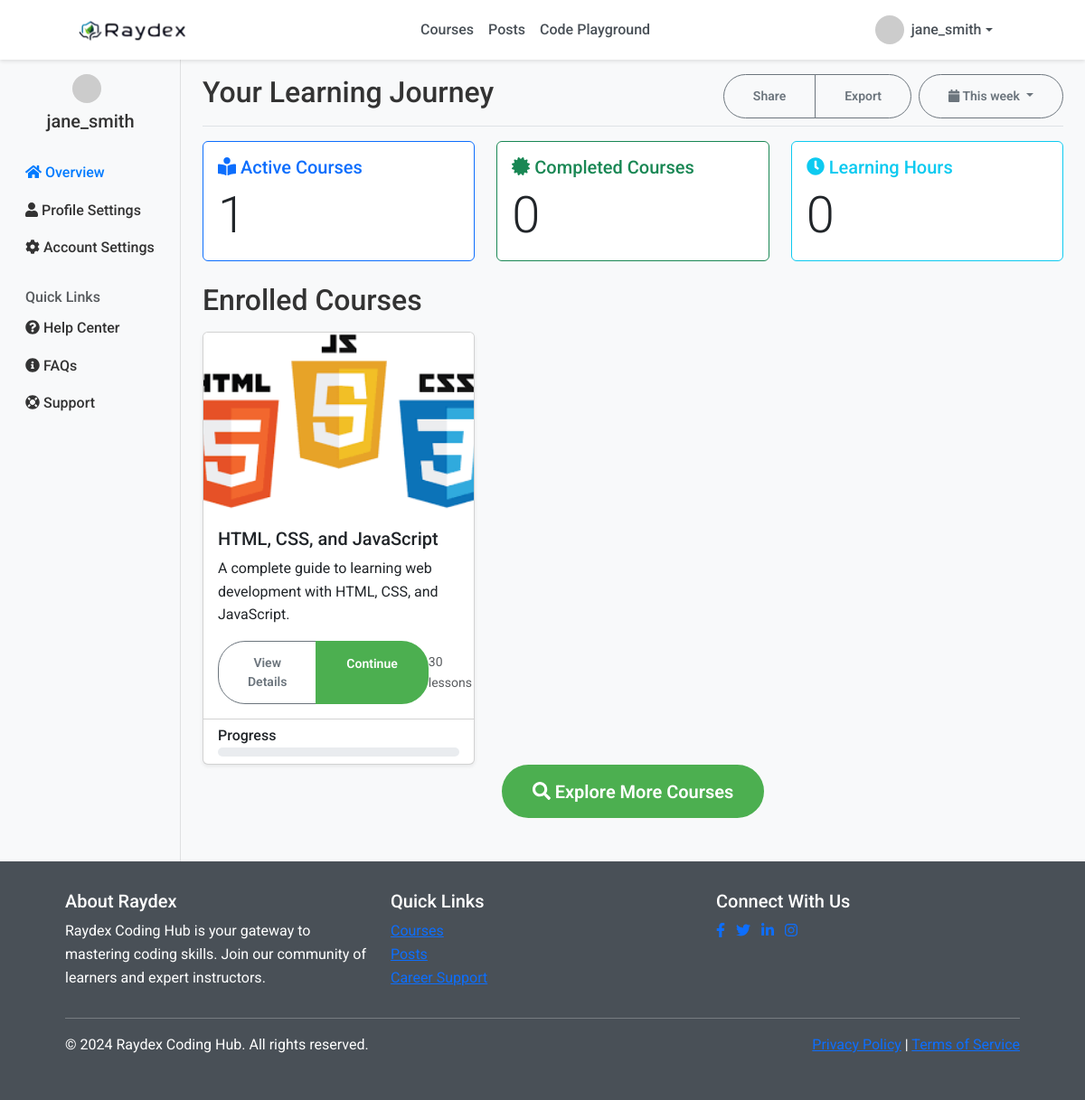
Page /dashboard (signed in) on the committed database.
### app.py (models this page shows, shortened)
class User(db.Model, UserMixin):
    id = db.Column(db.Integer, primary_key=True)
    username = db.Column(db.String(20), unique=True, nullable=False)
    email = db.Column(db.String(120), unique=True, nullable=False)
    password = db.Column(db.String(60), nullable=False)
    enrollments = db.relationship('Enrollment', backref='user', lazy=True)
    posts = db.relationship('Post', backref='author', lazy=True)
    comments = db.relationship('Comment', backref='author', lazy=True)
    progress = db.relationship('Progress', backref='user', lazy=True)
    is_admin = db.Column(db.Boolean, default=False)

class Course(db.Model):
    id = db.Column(db.Integer, primary_key=True)
    title = db.Column(db.String(100), nullable=False)
    description = db.Column(db.Text, nullable=False)
    price = db.Column(db.Float, nullable=False)
    image = db.Column(db.String(20), nullable=False, default='default.jpg')
    enrollments = db.relationship('Enrollment', backref='course', lazy=True)
    lessons = db.relationship('Lesson', backref='course', lazy=True)

### app.py (the view)
@app.route('/dashboard')
@login_required
def student_dashboard():
    enrollments = Enrollment.query.filter_by(user_id=current_user.id).all()
    enrolled_course_ids = [enrollment.course_id for enrollment in enrollments]
    courses = Course.query.filter(Course.id.in_(enrolled_course_ids)).all()
    completed_lessons_count = {}
    lessons_count = {}
    total_learning_hours = 0
    completed_courses_count = 0
    for course in courses:
        lessons = Lesson.query.filter_by(course_id=course.id).all()
        lessons_count[course.id] = len(lessons)
        completed_lessons = Progress.query.filter_by(user_id=current_user.id).filter(Progress.lesson_id.in_([lesson.id for lesson in lessons])).all()
        completed_lessons_count[course.id] = len(completed_lessons)
        total_learning_hours += completed_lessons_count[course.id]
        if completed_lessons_count[course.id] == lessons_count[course.id]:
            completed_courses_count += 1
    completed_lessons_ids = {course.id: [progress.lesson_id for progress in completed_lessons] for course in courses}
    return render_template('student_dashboard.html',
                           courses=courses,
                           completed_lessons_count=completed_lessons_count,
                           lessons_count=lessons_count,
                           completed_lessons_ids=completed_lessons_ids,
                           total_learning_hours=total_learning_hours,
                           completed_courses_count=completed_courses_count)

### app.py (called while the page is built)
@login_manager.user_loader
def load_user(user_id):
    return User.query.get(int(user_id))

### templates/student_dashboard.html (shortened to what this page needs)
{% extends "base.html" %}  {% block content %}
<div class="container-fluid">
  <div class="row">
    <nav
      id="sidebar"
      class="col-md-3 col-lg-2 d-md-block bg-light sidebar collapse"
    >
      <div class="position-sticky pt-3">
        <div class="text-center mb-4">
          <img
            src="https://ui-avatars.com/api/?name={{ current_user.username }}&background=2ecc71&color=fff"
            alt="Profile"
            class="rounded-circle me-2"
            style="width: 32px; height: 32px"
          />
          <h5 class="mt-2">{{ current_user.username }}</h5>
        </div>
        <ul class="nav flex-column">
          <li class="nav-item">
            <a class="nav-link active" href="#">
              <i class="fas fa-home"></i> Overview
            </a>
          </li>
          <li class="nav-item">
            <a class="nav-link" href="/profile">
              <i class="fas fa-user"></i> Profile Settings
            </a>
          </li>
          <li class="nav-item">
            <a class="nav-link" href="/account_settings">
              <i class="fas fa-cog"></i> Account Settings
            </a>
          </li>
        </ul>
        <h6
          class="sidebar-heading d-flex justify-content-between align-items-center px-3 mt-4 mb-1 text-muted"
        >
          <span>Quick Links</span>
        </h6>
        <ul class="nav flex-column mb-2">
          <li class="nav-item">
            <a class="nav-link" href="#">
              <i class="fas fa-question-circle"></i> Help Center
            </a>
          </li>
          <li class="nav-item">
            <a class="nav-link" href="{{ url_for('faq')}}">
              <i class="fas fa-info-circle"></i> FAQs
            </a>
          </li>
          <li class="nav-item">
            <a class="nav-link" href="">
              <i class="fas fa-life-ring"></i> Support
            </a>
          </li>
        </ul>
      </div>
    </nav>
    <main class="col-md-9 ms-sm-auto col-lg-10 px-md-4">
      <div
        class="d-flex justify-content-between flex-wrap flex-md-nowrap align-items-center pt-3 pb-2 mb-3 border-bottom"
      >
        <h1 class="h2">Your Learning Journey</h1>
        <div class="btn-toolbar mb-2 mb-md-0">
          <div class="btn-group me-2">
            <button type="button" class="btn btn-sm btn-outline-secondary">
              Share
            </button>
            <button type="button" class="btn btn-sm btn-outline-secondary">
              Export
            </button>
          </div>
          <button
            type="button"
            class="btn btn-sm btn-outline-secondary dropdown-toggle"
          >
            <i class="fas fa-calendar"></i> This week
          </button>
        </div>
      </div>
      <div class="row row-cols-1 row-cols-md-3 g-4 mb-4">
        <div class="col">
          <div class="card h-100 border-primary">
            <div class="card-body">
              <h5 class="card-title text-primary">
                <i class="fas fa-book-reader"></i> Active Courses
              </h5>
              <p class="card-text display-4">{{ courses|length }}</p>
            </div>
          </div>
        </div>
        <div class="col">
          <div class="card h-100 border-success">
            <div class="card-body">
              <h5 class="card-title text-success">
                <i class="fas fa-certificate"></i> Completed Courses
              </h5>
              <p class="card-text display-4">{{ completed_courses_count }}</p>
            </div>
          </div>
        </div>
        <div class="col">
          <div class="card h-100 border-info">
            <div class="card-body">
              <h5 class="card-title text-info">
                <i class="fas fa-clock"></i> Learning Hours
              </h5>
              <p class="card-text display-4">{{ total_learning_hours }}</p>
            </div>
          </div>
        </div>
      </div>
      <h2 class="mt-4 mb-3">Enrolled Courses</h2>
      {% if courses %}
      <div class="row row-cols-1 row-cols-md-2 row-cols-lg-3 g-4">
        {% for course in courses %}
        <div class="col">
          <div class="card h-100 shadow-sm">
            <img
              src="{{ url_for('static', filename='images/' ~ course.image) }}"
              class="card-img-top"
              alt="Course Image"
            />
            <div class="card-body">
              <h5 class="card-title">{{ course.title }}</h5>
              <p class="card-text">{{ course.description|truncate(100) }}</p>
              <div class="d-flex justify-content-between align-items-center">
                <div class="btn-group">
                  <a
                    href="{{ url_for('course', course_id=course.id) }}"
                    class="btn btn-sm btn-outline-secondary"
                    >View Details</a
                  >
                  <a
                    href="{{ url_for('lesson', course_id=course.id, lesson_id=course.lessons[0].id) }}"
                    class="btn btn-sm btn-primary"
                    >Continue</a
                  >
                </div>
                <small class="text-muted"
                  >{{ lessons_count[course.id] }} lessons</small
                >
              </div>
            </div>
            <div class="card-footer bg-transparent">
              <h6 class="mb-1">Progress</h6>
              <div class="progress">
              </div>
            </div>
          </div>
        </div>
        {% endfor %}
      </div>
      {% else %}
      <div class="alert alert-info" role="alert">
        <i class="fas fa-info-circle"></i> You are not enrolled in any courses
        yet.
      </div>
      {% endif %}
      <div class="text-center">
        <a href="{{ url_for('courses') }}" class="btn btn-primary btn-lg mb-5">
          <i class="fas fa-search"></i> Explore More Courses
        </a>
      </div>
    </main>
  </div>
</div>
{% endblock %}

### templates/base.html (shortened to what this page needs)
<!DOCTYPE html>
<html lang="en">
  <head>
    <link
      rel="stylesheet"
      href="https://cdn.jsdelivr.net/npm/bootstrap@5.3.0/dist/css/bootstrap.min.css"
    />
    <link
      rel="stylesheet"
      href="https://cdnjs.cloudflare.com/ajax/libs/font-awesome/6.0.0-beta3/css/all.min.css"
    />
    <link
      rel="stylesheet"
      href="{{ url_for('static', filename='css/style.css') }}"
    />
  </head>
  <body>
    <nav class="navbar navbar-expand-lg navbar-light">
      <div class="container">
        <a class="navbar-brand" href="{{ url_for('home') }}">
          <img
            src="{{ url_for('static', filename='images/bg.png') }}"
            alt="Raydex logo"
            class="me-2"
          />
        </a>
        <div class="collapse navbar-collapse" id="navbarNav">
          <ul class="navbar-nav mx-auto">
            <li class="nav-item">
              <a class="nav-link" href="{{ url_for('courses') }}">Courses</a>
            </li>
            <li class="nav-item">
              <a class="nav-link" href="{{ url_for('forum') }}">Posts</a>
            </li>
            {% if current_user.is_authenticated %}
            <li class="nav-item">
              <a class="nav-link" href="{{ url_for('code_playground') }}"
                >Code Playground</a
              >
            </li>
            {% endif %}
          </ul>
          <div class="d-flex align-items-center">
            {% if current_user.is_authenticated %}
            <div class="dropdown user-dropdown">
              <a
                class="nav-link dropdown-toggle d-flex align-items-center"
                href="#"
                id="userDropdown"
                role="button"
                data-bs-toggle="dropdown"
                aria-expanded="false"
              >
                <img
                  src="https://ui-avatars.com/api/?name={{ current_user.username }}&background=2ecc71&color=fff"
                  alt="Profile"
                  class="rounded-circle me-2"
                />
                <span class="d-none d-lg-inline"
                  >{{ current_user.username }}</span
                >
              </a>
            </div>
            {% endif %}
          </div>
        </div>
      </div>
    </nav>
    {% block content %}{% endblock %}
    <footer class="footer">
      <div class="container">
        <div class="row">
          <div class="col-md-4">
            <h5>About Raydex</h5>
            <p>
              Raydex Coding Hub is your gateway to mastering coding skills. Join
              our community of learners and expert instructors.
            </p>
          </div>
          <div class="col-md-4">
            <h5>Quick Links</h5>
            <ul class="list-unstyled">
              <li><a href="{{ url_for('courses') }}">Courses</a></li>
              <li><a href="{{ url_for('forum') }}">Posts</a></li>
              <li><a href="#">Career Support</a></li>
            </ul>
          </div>
          <div class="col-md-4">
            <h5>Connect With Us</h5>
            <ul class="list-inline">
              <li class="list-inline-item">
                <a href="#"><i class="fab fa-facebook-f"></i></a>
              </li>
              <li class="list-inline-item">
                <a href="#"><i class="fab fa-twitter"></i></a>
              </li>
              <li class="list-inline-item">
                <a href="#"><i class="fab fa-linkedin-in"></i></a>
              </li>
              <li class="list-inline-item">
                <a href="#"><i class="fab fa-instagram"></i></a>
              </li>
            </ul>
          </div>
        </div>
        <hr />
        <div class="row">
          <div class="col-md-6">
            <p>&copy; 2024 Raydex Coding Hub. All rights reserved.</p>
          </div>
          <div class="col-md-6 text-md-end">
            <a href="#">Privacy Policy</a> | <a href="#">Terms of Service</a>
          </div>
        </div>
      </div>
    </footer>
  </body>
</html>

### static/css/style.css (style rules this page uses)
:root { --primary-color: #4caf50; --secondary-color: #27ae60; --text-color: #333; --bg-color: #f9f9f9; --card-bg: #ffffff; --dark-gray: #495057; --light-gray: #f8f9fa; --white: #ffffff; --black: #000000; --danger-color: #dc3545; --warning-color: #ffc107; --info-color: #17a2b8; }
* { margin: 0; padding: 0; box-sizing: border-box; }
body { font-family: "Roboto", "Poppins", sans-serif; line-height: 1.6; color: var(--text-color); background-color: var(--bg-color); }
.container { width: 90%; max-width: 1200px; margin: 0 auto; }
.navbar { background-color: var(--white); box-shadow: 0 2px 4px rgba(0, 0, 0, 0.1); padding: 0.5rem 1rem; }
.navbar-brand img { height: 40px; transition: transform 0.3s ease; }
.nav-link { color: var(--dark-gray); font-weight: 500; padding: 0.5rem 1rem; transition: color 0.2s ease, background-color 0.2s ease; border-radius: 5px; }
.btn { display: inline-block; padding: 0.8rem 2rem; border-radius: 30px; text-decoration: none; font-weight: 600; transition: all 0.3s ease; }
.btn-primary { background-color: var(--primary-color); color: var(--white); border: 2px solid var(--primary-color); }
.footer { background-color: var(--dark-gray); color: var(--white); padding: 2rem 0; }
.user-dropdown img { width: 32px; height: 32px; object-fit: cover; }

### templates/student_dashboard.html (style rules this page uses)
body { font-family: "Roboto", sans-serif; background-color: #f8f9fa; }
.sidebar { box-shadow: inset -1px 0 0 rgba(0, 0, 0, 0.1); }
.sidebar .nav-link { font-weight: 500; color: #333; }
.sidebar .nav-link.active { color: #007bff; }
.card-img-top { height: 200px; object-fit: cover; }
.progress { height: 10px; }
.text-muted { display: inline-block; }

### rows in the picture
User: username "jane_smith"
Course: image (picture), title "HTML, CSS, and JavaScript", description "A complete guide to learning web development with HTML, CSS, and JavaScript.", lessons_count "30"

### other values in the picture
{{ courses|length }} "1"
{{ completed_courses_count }} "0"
{{ total_learning_hours }} "0"
